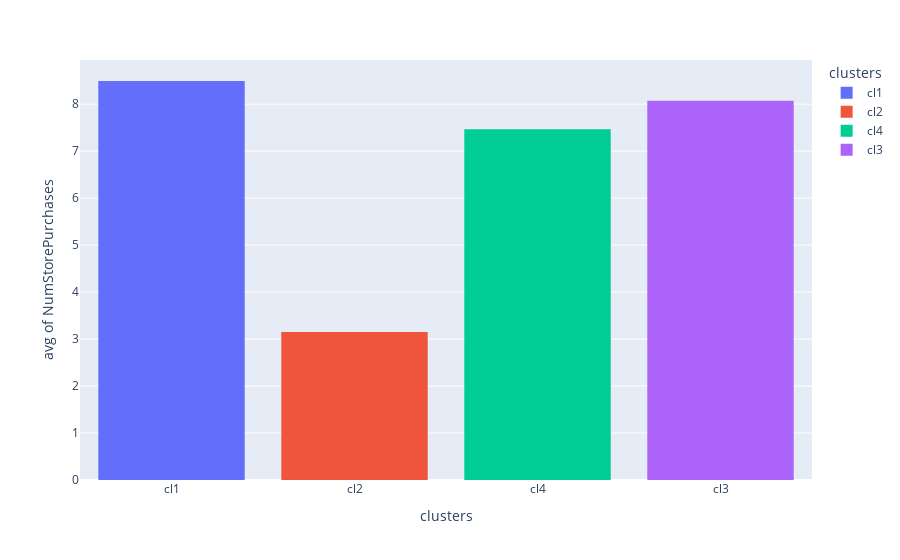

Notebook source saved alongside this figure:
### Code cell
#cluster groups and NumStorePurchases(people who prefer to go to the store)
px.histogram(data_frame=data, x = 'clusters', y = 'NumStorePurchases',
             histfunc='avg', color = 'clusters')

### Figure 1 — Plotly figure (JSON) as saved in the notebook; plotly's stock layout.template omitted (floating-point values rounded to 4 significant figures; data arrays with more than 128 entries replaced by an {"elided": "..."} marker saying what was removed)
{"data": [{"alignmentgroup": "True", "bingroup": "x", "histfunc": "avg", "hovertemplate": "clusters=%{x}<br>avg of NumStorePurchases=%{y}<extra></extra>", "legendgroup": "cl1", "marker": {"color": "#636efa", "pattern": {"shape": ""}}, "name": "cl1", "offsetgroup": "cl1", "orientation": "v", "showlegend": true, "type": "histogram", "x": {"elided": "479 str values"}, "xaxis": "x", "y": {"elided": "479 int values"}, "yaxis": "y"}, {"alignmentgroup": "True", "bingroup": "x", "histfunc": "avg", "hovertemplate": "clusters=%{x}<br>avg of NumStorePurchases=%{y}<extra></extra>", "legendgroup": "cl2", "marker": {"color": "#EF553B", "pattern": {"shape": ""}}, "name": "cl2", "offsetgroup": "cl2", "orientation": "v", "showlegend": true, "type": "histogram", "x": {"elided": "988 str values"}, "xaxis": "x", "y": {"elided": "988 int values"}, "yaxis": "y"}, {"alignmentgroup": "True", "bingroup": "x", "histfunc": "avg", "hovertemplate": "clusters=%{x}<br>avg of NumStorePurchases=%{y}<extra></extra>", "legendgroup": "cl4", "marker": {"color": "#00cc96", "pattern": {"shape": ""}}, "name": "cl4", "offsetgroup": "cl4", "orientation": "v", "showlegend": true, "type": "histogram", "x": {"elided": "608 str values"}, "xaxis": "x", "y": {"elided": "608 int values"}, "yaxis": "y"}, {"alignmentgroup": "True", "bingroup": "x", "histfunc": "avg", "hovertemplate": "clusters=%{x}<br>avg of NumStorePurchases=%{y}<extra></extra>", "legendgroup": "cl3", "marker": {"color": "#ab63fa", "pattern": {"shape": ""}}, "name": "cl3", "offsetgroup": "cl3", "orientation": "v", "showlegend": true, "type": "histogram", "x": {"elided": "141 str values"}, "xaxis": "x", "y": {"elided": "141 int values"}, "yaxis": "y"}], "layout": {"autosize": true, "barmode": "relative", "legend": {"title": {"text": "clusters"}, "tracegroupgap": 0}, "margin": {"t": 60}, "xaxis": {"anchor": "y", "autorange": true, "categoryarray": ["cl1", "cl2", "cl4", "cl3"], "categoryorder": "array", "domain": [0, 1], "range": [-0.5, 3.5], "title": {"text": "clusters"}, "type": "category"}, "yaxis": {"anchor": "x", "autorange": true, "domain": [0, 1], "range": [0, 8.94], "title": {"text": "avg of NumStorePurchases"}, "type": "linear"}}}
